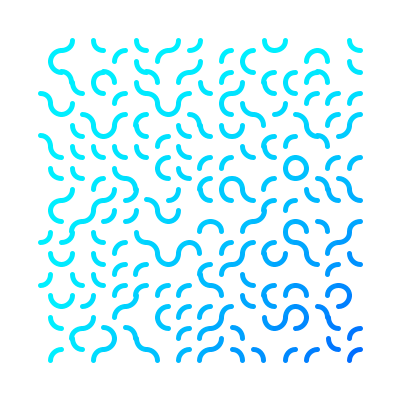
Frame 1 (no input)
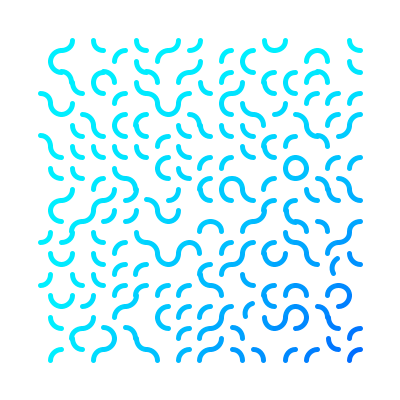
Frame 60 (the mouse pressed at the canvas centre just before this capture)
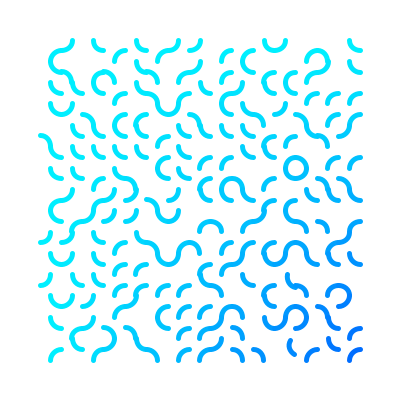
Frame 120 (the mouse held since frame 60 and released just before this capture)

The Processing sketch that drew these frames (run headless with seeded random() and noise(); from frame 60 on, the mouse is pressed at the canvas centre):

// Processing sketch: WormlikePattern
// ── WormlikePattern.pde
float[][] orientation;
float[][] goal;

float spacing;

void setup() {
  size(400, 400);

  orientation = new float[15][15];
  for (int x = 0; x < orientation.length; x++)
    for (int y = 0; y < orientation[x].length; y++)
      orientation[x][y] = HALF_PI*round(random(3));

  goal = new float[orientation.length][orientation[0].length];
  for (int x = 0; x < goal.length; x++)
    for (int y = 0; y < goal[x].length; y++)
      goal[x][y] = orientation[x][y];

  spacing = 1/10.0;

  colorMode(HSB);
}

void draw() {
  background(255);
  translate(width*spacing, height*spacing);

  for (int x = 0; x < orientation.length; x++) {
    for (int y = 0; y < orientation[x].length; y++) {
      pushMatrix();
      translate((x+0.5)*(width*(1-spacing*2))/float(orientation.length), (y+0.5)*(height*(1-spacing*2))/float(orientation[x].length));
      rotate(orientation[x][y]);

      noFill();
      stroke(130+(x*y)/float(orientation.length*orientation[x].length)*25, 255, 255);
      strokeWeight(5);

      arc(-(width*(1-spacing*2))/float(orientation.length)/2.0, -(height*(1-spacing*2))/float(orientation[x].length)/2.0, (width*(1-spacing*2))/float(orientation.length), (height*(1-spacing*2))/float(orientation[x].length), 0, HALF_PI);
      popMatrix();

      orientation[x][y] = lerp(orientation[x][y], goal[x][y], 0.1);
      if (abs(goal[x][y]-orientation[x][y]) < 0.05)
        orientation[x][y] = goal[x][y];
    }
  }

  if (random(10) < 1)
    goal[round(random(goal.length-1))][round(random(goal[0].length-1))] = HALF_PI*round(random(3));
}
